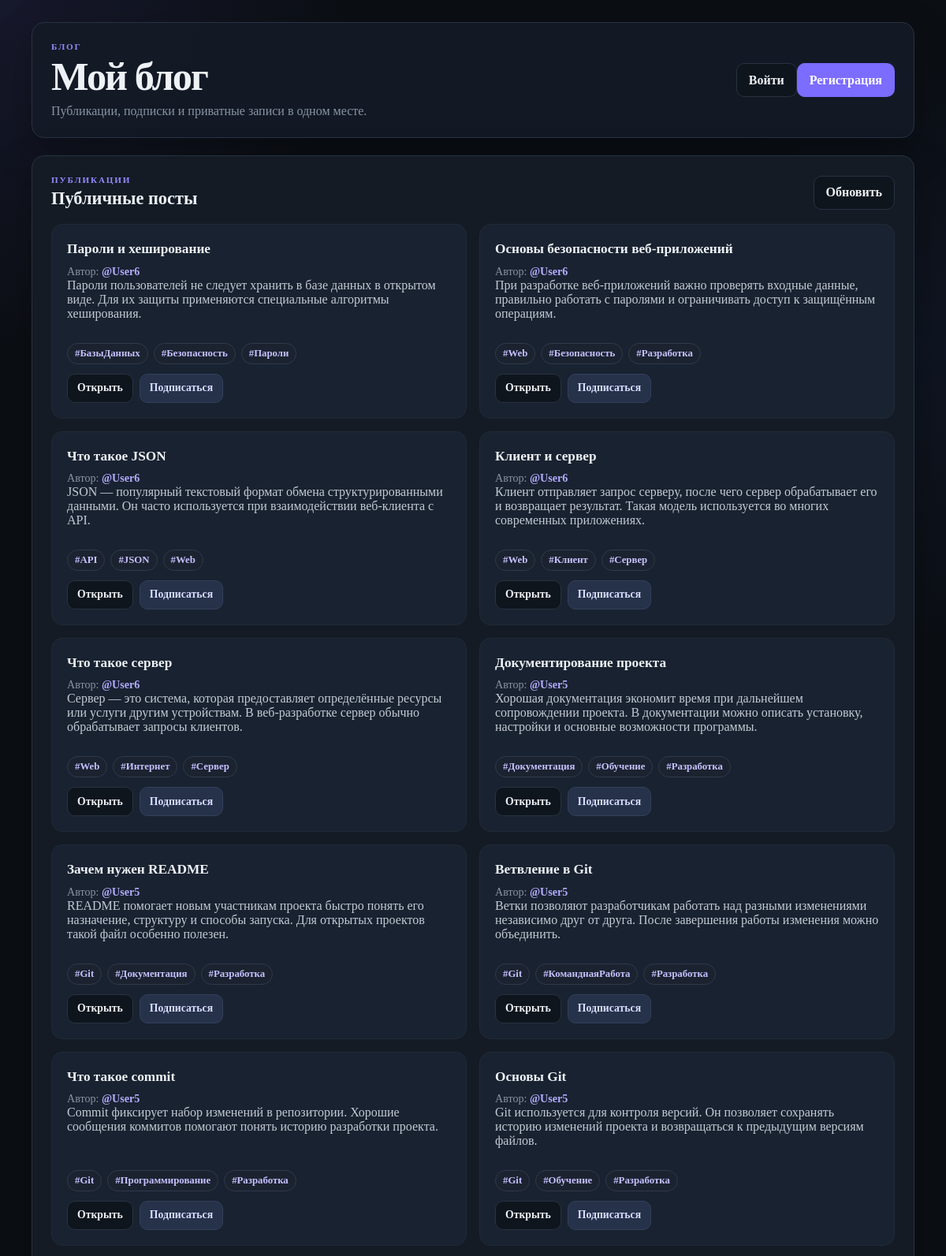
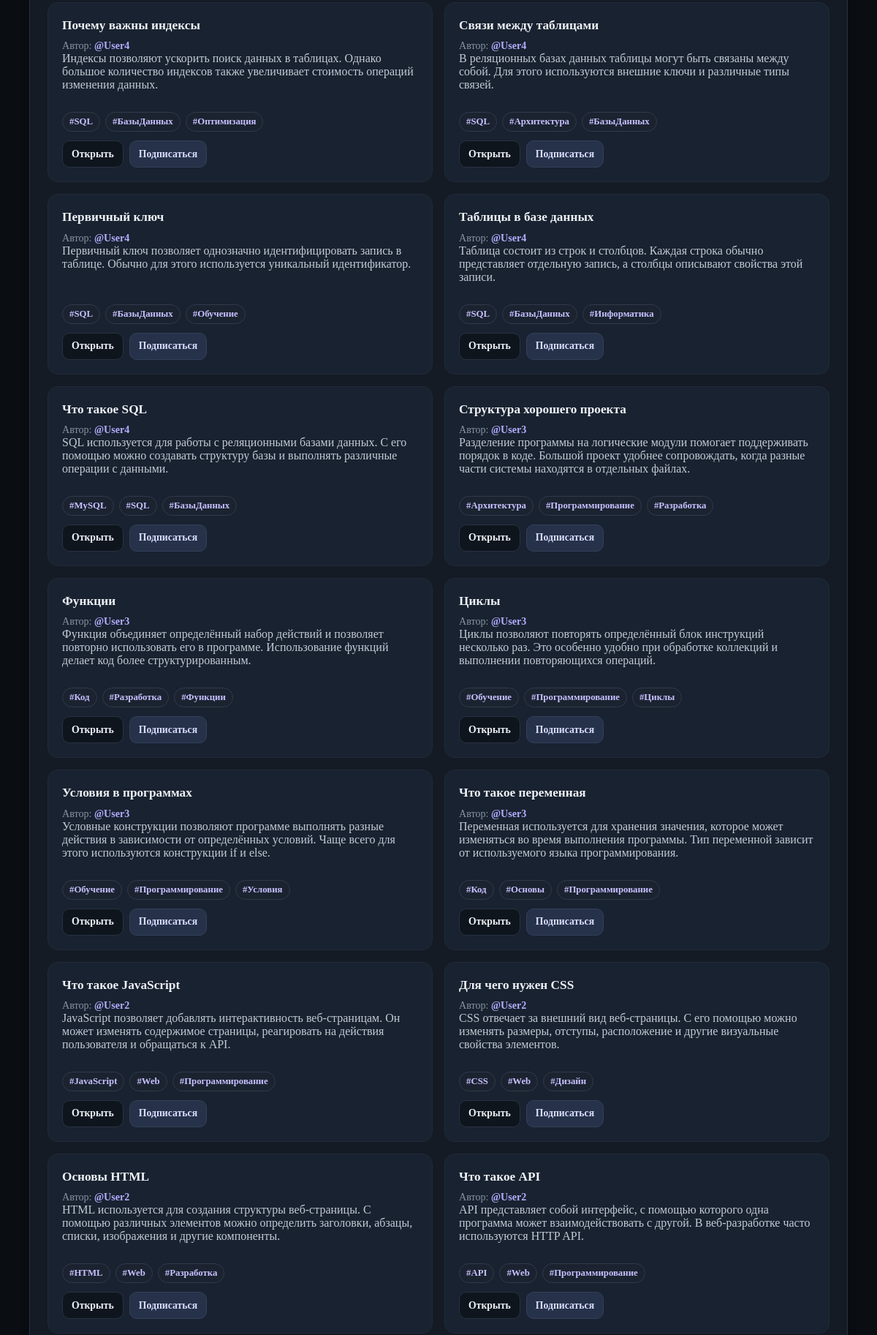
The page / (upper part) on the database its author committed (2 pictures, top to bottom).
### tables this page shows
CREATE TABLE `posts` (
  `id` int NOT NULL,
  `user_id` int NOT NULL,
  `title` varchar(255) NOT NULL,
  `text` text NOT NULL,
  `is_private` tinyint(1) NOT NULL DEFAULT '0',
  `created_at` timestamp NULL DEFAULT CURRENT_TIMESTAMP,
  `secret_code` varchar(64) DEFAULT NULL
);

CREATE TABLE `users` (
  `id` int NOT NULL,
  `login` varchar(50) NOT NULL,
  `password` varchar(255) NOT NULL,
  `created_at` timestamp NULL DEFAULT CURRENT_TIMESTAMP
);

### db.php (called while the page is built, shortened)
<?php
function db(): PDO
{
    static $pdo = null;
    if ($pdo === null) {
        $pdo = new PDO(
            'mysql:host=' . DB_HOST . ';dbname=' . DB_NAME . ';charset=' . DB_CHARSET,
            DB_USER,
            DB_PASS,
            [
                PDO::ATTR_ERRMODE => PDO::ERRMODE_EXCEPTION,
                PDO::ATTR_DEFAULT_FETCH_MODE => PDO::FETCH_ASSOC,
                PDO::ATTR_EMULATE_PREPARES => false,
            ]
        );
    }
    return $pdo;
}
function callProcedure(string $sql, array $params = []): array
{
    $pdo = db();
    $stmt = $pdo->prepare($sql);
    $stmt->execute($params);
    $result = $stmt->fetchAll();
    return $result;
}
function h(?string $value): string
{
    return htmlspecialchars($value ?? '', ENT_QUOTES, 'UTF-8');
}

### auth.php (called while the page is built, shortened)
<?php
require_once __DIR__ . '/db.php';
function isLoggedIn(): bool
{
    return isset($_SESSION['user_id']);
}
function userId(): ?int
{
    return isset($_SESSION['user_id']) ? (int)$_SESSION['user_id'] : null;
}

### index.php (the view, shortened to what this page needs)
<?php
require_once __DIR__ . '/auth.php';
$initialTag = trim((string)($_GET['tag'] ?? ''));
$publicPosts = [];
try {
    $publicPosts = callProcedure('CALL get_public_posts()');
} catch (PDOException $e) {
    $publicPosts = [];
    $feed = [];
}
?>
<!doctype html>
<html lang="ru">
<head>
    <link rel="stylesheet" href="assets/css/base.css">
    <link rel="stylesheet" href="assets/css/index.css">
</head>
<body class="site-body" data-initial-tag="<?= h($initialTag) ?>">
<div class="page-shell">
    <header class="site-header">
        <div>
            <p class="eyebrow">БЛОГ</p>
            <h1>Мой блог</h1>
            <p class="muted">Публикации, подписки и приватные записи в одном месте.</p>
        </div>
        <nav class="header-actions">
            <?php if (isLoggedIn()): ?>
                <span class="user-chip">@<?= h(currentLogin()) ?></span>
                <a class="button button--ghost" href="login.php?logout=1">Выйти</a>
            <?php else: ?>
                <a class="button button--ghost" href="login.php">Войти</a>
                <a class="button button--primary" href="register.php">Регистрация</a>
            <?php endif; ?>
        </nav>
    </header>
    <section class="panel">
        <div class="section-heading">
            <div>
                <p class="eyebrow">ПУБЛИКАЦИИ</p>
                <h2>Публичные посты</h2>
            </div>
            <button class="button button--ghost" type="button" onclick="loadPublicPosts()">Обновить</button>
        </div>
        <div id="public-posts" class="posts-grid">
            <?php foreach ($publicPosts as $post): ?>
                <article class="post-card">
                    <div class="post-card__top">
                        <div>
                            <h3><?= h($post['title']) ?></h3>
                            <p class="post-meta">Автор: <a class="author-link" href="user.php?id=<?= (int)$post['user_id'] ?>">@<?= h($post['login']) ?></a></p>
                        </div>
                    </div>
                    <p class="post-preview"><?= nl2br(h($post['text'])) ?></p>
                    <?php if (!empty($post['tags'])): ?>
                        <div class="tag-list">
                            <?php foreach (explode(',', $post['tags']) as $tag): ?>
                                <?php $tag = trim($tag); ?>
                                <?php if ($tag !== ""): ?>
                                    <a class="tag" href="index.php?tag=<?= rawurlencode($tag) ?>">#<?= h($tag) ?></a>
                                <?php endif; ?>
                            <?php endforeach; ?>
                        </div>
                    <?php endif; ?>
                    <div class="post-actions">
                        <a class="button button--small button--ghost" href="post.php?id=<?= (int)$post['id'] ?>">Открыть</a>
                        <?php if ((int)$post['user_id'] !== userId()): ?>
                            <button class="button button--small button--secondary" type="button" onclick="subscribe(<?= (int)$post['user_id'] ?>)">Подписаться</button>
                        <?php endif; ?>
                    </div>
                </article>
            <?php endforeach; ?>
        </div>
    </section>
    </div>
</body>
</html>

### assets/css/base.css (style rules this page uses)
:root { --bg: #0b0f14; --bg-soft: #10161f; --surface: #141b25; --surface-2: #192230; --surface-3: #0f151d; --text: #eef2f7; --text-soft: #c2cad5; --muted: #8793a3; --border: #273241; --border-soft: #202a37; --primary: #7c6cff; --primary-hover: #8d7fff; --secondary: #26314a; --secondary-text: #d8ddff; --danger: #ef5b68; --danger-soft: #311a20; --success: #57c78a; --success-soft: #142a20; --warning: #e7b95b; --warning-soft: #302710; --shadow: 0 18px 50px rgba(0, 0, 0, .28); --radius: 16px; }
* { box-sizing: border-box; }
html { scroll-behavior: smooth; }
body { min-height: 100vh; margin: 0; color: var(--text); background: radial-gradient(circle at 0 0, rgba(124, 108, 255, .10), transparent 28rem), radial-gradient(circle at 100% 10%, rgba(84, 112, 255, .06), transparent 24rem), var(--bg); font-family: Inter, ui-sans-serif, system-ui, -apple-system, BlinkMacSystemFont, "Segoe UI", sans-serif; line-height: 1.6; }
body, button, input, textarea { font: inherit; }
button { cursor: pointer; }
a { color: #a79fff; text-decoration: none; }
h1, h2, h3, p { margin-top: 0; }
h1 { margin-bottom: 8px; font-size: clamp(2rem, 5vw, 3.15rem); line-height: 1.08; letter-spacing: -.04em; }
h2 { margin-bottom: 0; font-size: 1.4rem; line-height: 1.2; }
h3 { margin-bottom: 8px; font-size: 1.08rem; line-height: 1.35; }
.site-body { min-height: 100vh; }
.page-shell { width: min(1120px, calc(100% - 32px)); margin-inline: auto; padding-block: 28px 42px; }
.site-header, .page-topbar, .section-heading, .post-card__top, .comment-card__header, .header-actions, .auth-links, .post-actions, .button-row, .inline-fields, .inline-form, .brand-block { display: flex; align-items: center; }
.site-header, .page-topbar, .section-heading, .post-card__top, .comment-card__header { justify-content: space-between; gap: 18px; }
.site-header { margin-bottom: 22px; padding: 24px; border: 1px solid var(--border); border-radius: var(--radius); background: rgba(20, 27, 37, .92); box-shadow: var(--shadow); }
.eyebrow { margin-bottom: 5px; color: #9489ff; font-size: .7rem; font-weight: 800; letter-spacing: .16em; text-transform: uppercase; }
.muted, .post-meta, .field__hint { color: var(--muted); }
.muted { margin-bottom: 0; }
.user-chip, .count-badge, .post-badge, .tag { display: inline-flex; align-items: center; width: fit-content; border-radius: 999px; }
.panel, .auth-card, .post-detail, .profile-hero, .stat-card { border: 1px solid var(--border); border-radius: var(--radius); background: var(--surface); box-shadow: var(--shadow); }
.panel { padding: 24px; }
.dashboard-grid, .tools-grid, .posts-grid, .stats-grid { display: grid; gap: 16px; }
.tools-grid, .posts-grid { grid-template-columns: repeat(2, minmax(0, 1fr)); }
.post-card { display: flex; flex-direction: column; min-width: 0; padding: 19px; border: 1px solid var(--border-soft); border-radius: 14px; background: var(--surface-2); transition: transform .18s ease, border-color .18s ease, box-shadow .18s ease; }
.post-preview { flex: 1; margin-bottom: 16px; color: var(--text-soft); overflow-wrap: anywhere; }
.post-meta { margin-bottom: 0; font-size: .88rem; }
.author-link { color: #b4adff; font-weight: 700; }
.tag-list { display: flex; flex-wrap: wrap; gap: 7px; margin-block: 12px; }
.tag { padding: 5px 9px; border: 1px solid #303a4b; background: #1b2330; color: #c7c1ff; font-size: .8rem; font-weight: 700; }
.post-actions, .button-row { flex-wrap: wrap; gap: 8px; }
.button { display: inline-flex; align-items: center; justify-content: center; min-height: 43px; padding-inline: 15px; border: 1px solid transparent; border-radius: 10px; font-weight: 750; transition: transform .16s ease, background .16s ease, border-color .16s ease; }
.button--primary { background: var(--primary); color: #fff; }
.button--secondary { background: var(--secondary); color: var(--secondary-text); border-color: #34405b; }
.button--ghost { border-color: var(--border); background: var(--surface-3); color: var(--text); }
.button--small { min-height: 37px; padding-inline: 12px; font-size: .86rem; }

### assets/css/index.css (style rules this page uses)
.site-header .header-actions { justify-content: flex-end; flex-wrap: wrap; }
.section-heading { margin-bottom: 18px; }

### rows shown on the page
posts: title "Пароли и хеширование", user.login "User6", text "Пароли пользователей не следует хранить в базе данных в открытом виде. Для их защиты применяются специальные алгоритмы хеширования.", tag "БазыДанных", tag "Безопасность", tag "Пароли"
posts: title "Основы безопасности веб-приложений", user.login "User6", text "При разработке веб-приложений важно проверять входные данные, правильно работать с паролями и ограничивать доступ к защищённым операциям.", tag "Web", tag "Безопасность", tag "Разработка"
posts: title "Что такое JSON", user.login "User6", text "JSON — популярный текстовый формат обмена структурированными данными. Он часто используется при взаимодействии веб-клиента с API.", tag "API", tag "JSON", tag "Web"
posts: title "Клиент и сервер", user.login "User6", text "Клиент отправляет запрос серверу, после чего сервер обрабатывает его и возвращает результат. Такая модель используется во многих современных приложениях.", tag "Web", tag "Клиент", tag "Сервер"
posts: title "Что такое сервер", user.login "User6", text "Сервер — это система, которая предоставляет определённые ресурсы или услуги другим устройствам. В веб-разработке сервер обычно обрабатывает запросы клиентов.", tag "Web", tag "Интернет", tag "Сервер"
posts: title "Документирование проекта", user.login "User5", text "Хорошая документация экономит время при дальнейшем сопровождении проекта. В документации можно описать установку, настройки и основные возможности программы.", tag "Документация", tag "Обучение", tag "Разработка"
posts: title "Зачем нужен README", user.login "User5", text "README помогает новым участникам проекта быстро понять его назначение, структуру и способы запуска. Для открытых проектов такой файл особенно полезен.", tag "Git", tag "Документация", tag "Разработка"
posts: title "Ветвление в Git", user.login "User5", text "Ветки позволяют разработчикам работать над разными изменениями независимо друг от друга. После завершения работы изменения можно объединить.", tag "Git", tag "КоманднаяРабота", tag "Разработка"
posts: title "Что такое commit", user.login "User5", text "Commit фиксирует набор изменений в репозитории. Хорошие сообщения коммитов помогают понять историю разработки проекта.", tag "Git", tag "Программирование", tag "Разработка"
posts: title "Основы Git", user.login "User5", text "Git используется для контроля версий. Он позволяет сохранять историю изменений проекта и возвращаться к предыдущим версиям файлов.", tag "Git", tag "Обучение", tag "Разработка"
posts: title "Почему важны индексы", user.login "User4", text "Индексы позволяют ускорить поиск данных в таблицах. Однако большое количество индексов также увеличивает стоимость операций изменения данных.", tag "SQL", tag "БазыДанных", tag "Оптимизация"
posts: title "Связи между таблицами", user.login "User4", text "В реляционных базах данных таблицы могут быть связаны между собой. Для этого используются внешние ключи и различные типы связей.", tag "SQL", tag "Архитектура", tag "БазыДанных"
posts: title "Первичный ключ", user.login "User4", text "Первичный ключ позволяет однозначно идентифицировать запись в таблице. Обычно для этого используется уникальный идентификатор.", tag "SQL", tag "БазыДанных", tag "Обучение"
posts: title "Таблицы в базе данных", user.login "User4", text "Таблица состоит из строк и столбцов. Каждая строка обычно представляет отдельную запись, а столбцы описывают свойства этой записи.", tag "SQL", tag "БазыДанных", tag "Информатика"
posts: title "Что такое SQL", user.login "User4", text "SQL используется для работы с реляционными базами данных. С его помощью можно создавать структуру базы и выполнять различные операции с данными.", tag "MySQL", tag "SQL", tag "БазыДанных"
posts: title "Структура хорошего проекта", user.login "User3", text "Разделение программы на логические модули помогает поддерживать порядок в коде. Большой проект удобнее сопровождать, когда разные части системы находятся в отдельных файлах.", tag "Архитектура", tag "Программирование", tag "Разработка"
posts: title "Функции", user.login "User3", text "Функция объединяет определённый набор действий и позволяет повторно использовать его в программе. Использование функций делает код более структурированным.", tag "Код", tag "Разработка", tag "Функции"
posts: title "Циклы", user.login "User3", text "Циклы позволяют повторять определённый блок инструкций несколько раз. Это особенно удобно при обработке коллекций и выполнении повторяющихся операций.", tag "Обучение", tag "Программирование", tag "Циклы"
posts: title "Условия в программах", user.login "User3", text "Условные конструкции позволяют программе выполнять разные действия в зависимости от определённых условий. Чаще всего для этого используются конструкции if и else.", tag "Обучение", tag "Программирование", tag "Условия"
posts: title "Что такое переменная", user.login "User3", text "Переменная используется для хранения значения, которое может изменяться во время выполнения программы. Тип переменной зависит от используемого языка программирования.", tag "Код", tag "Основы", tag "Программирование"
posts: title "Что такое JavaScript", user.login "User2", text "JavaScript позволяет добавлять интерактивность веб-страницам. Он может изменять содержимое страницы, реагировать на действия пользователя и обращаться к API.", tag "JavaScript", tag "Web", tag "Программирование"
posts: title "Для чего нужен CSS", user.login "User2", text "CSS отвечает за внешний вид веб-страницы. С его помощью можно изменять размеры, отступы, расположение и другие визуальные свойства элементов.", tag "CSS", tag "Web", tag "Дизайн"
posts: title "Основы HTML", user.login "User2", text "HTML используется для создания структуры веб-страницы. С помощью различных элементов можно определить заголовки, абзацы, списки, изображения и другие компоненты.", tag "HTML", tag "Web", tag "Разработка"
posts: title "Что такое API", user.login "User2", text "API представляет собой интерфейс, с помощью которого одна программа может взаимодействовать с другой. В веб-разработке часто используются HTTP API.", tag "API", tag "Web", tag "Программирование"
